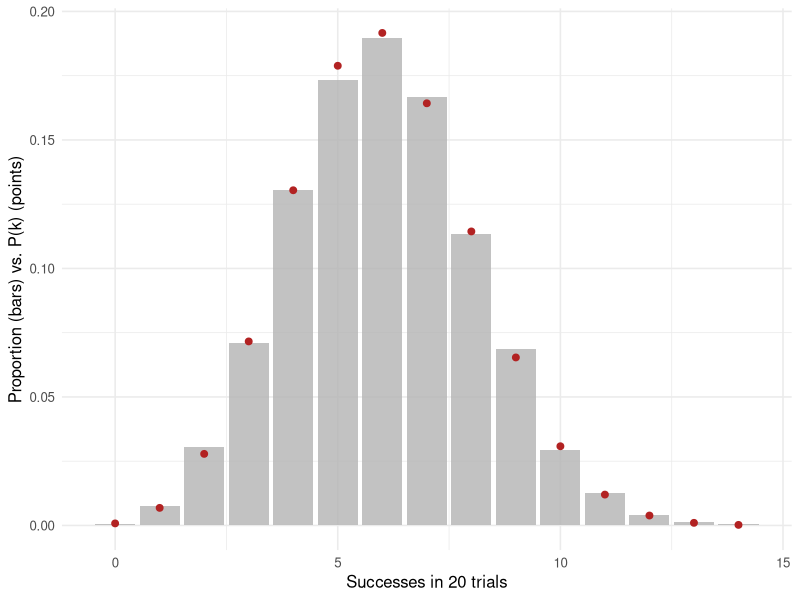
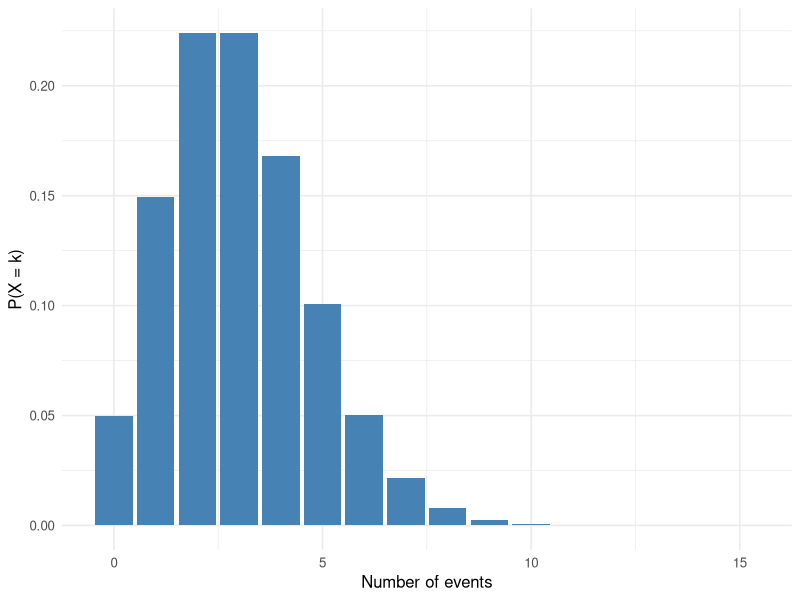

The R script that drew these images, in order:
## ---- chunk 1
#| label: setup
library(tidyverse)
set.seed(42)
theme_set(theme_minimal(base_size = 12))
## ---- chunk 2
n_trials <- 1000
bern <- rbinom(n_trials, 1, 0.3)
mean(bern)   # empirical p
## ---- chunk 3
n_rep <- 10000
bin  <- rbinom(n_rep, size = 20, prob = 0.3)

bin_tibble <- tibble(k = bin) |>
  count(k) |>
  mutate(prop = n / sum(n),
         theo = dbinom(k, 20, 0.3))
## ---- chunk 4
#| fig-width: 6
#| fig-height: 3.5
bin_tibble |>
  ggplot(aes(k, prop)) +
  geom_col(fill = "grey70", alpha = 0.8) +
  geom_point(aes(y = theo), colour = "firebrick", size = 2) +
  labs(x = "Successes in 20 trials",
       y = "Proportion (bars) vs. P(k) (points)")
## ---- chunk 5
# n=1000, p=0.003, so np = 3. Compare binomial and Poisson probabilities.
probs <- tibble(
  k = 0:10,
  binom  = dbinom(k, 1000, 0.003),
  pois   = dpois(k, 3)
)
probs
## ---- chunk 6
# Q1: In a trial of 20 patients at p=0.3 response rate, what is
# P(at least 8 responders)?
p_ge8 <- 1 - pbinom(7, size = 20, prob = 0.3)
p_ge8

# Q2: An ER admits patients at a rate of 3/hour. What is
# P(7 or more patients in a given hour)?
p_pois_ge7 <- 1 - ppois(6, lambda = 3)
p_pois_ge7
## ---- chunk 7
sim <- rpois(10000, lambda = 3)
mean(sim >= 7)
## ---- chunk 8
#| fig-width: 6
#| fig-height: 3.5
tibble(k = 0:15) |>
  mutate(pois_density = dpois(k, 3)) |>
  ggplot(aes(k, pois_density)) +
  geom_col(fill = "steelblue") +
  labs(x = "Number of events", y = "P(X = k)")
## ---- chunk 9
sessionInfo()
